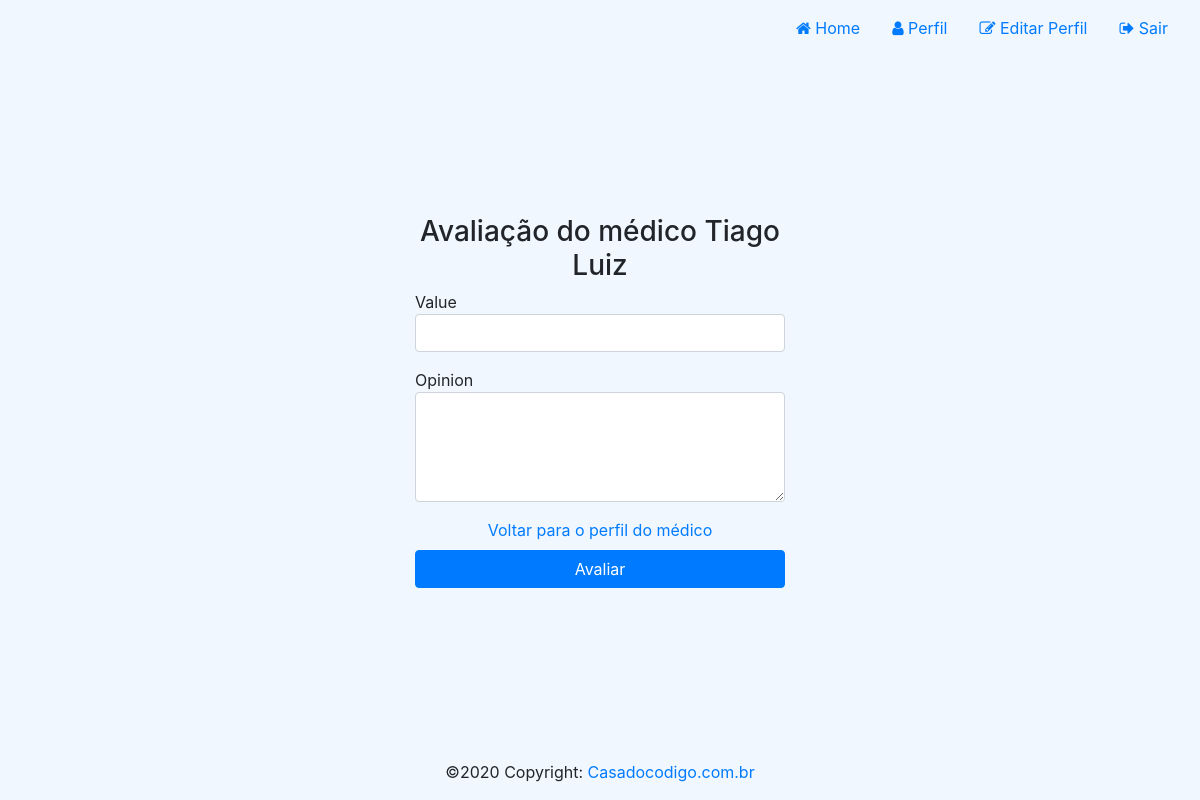
Before: /medic/rating/1 (signed in) with the older database file.
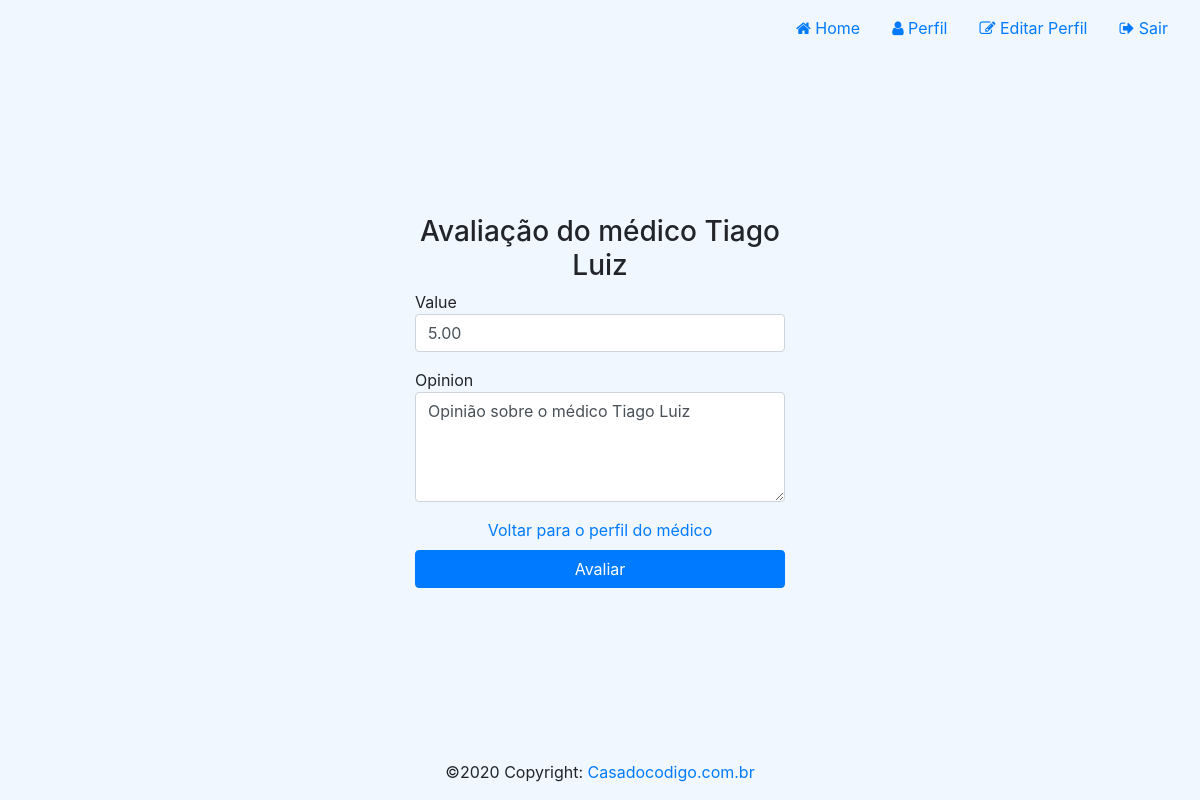
After: the same page with the newer database file.
### medicSearch/models/Rating.py (models this page shows, shortened)
class Rating(models.Model):
    user = models.ForeignKey(User, related_name='avaliou', on_delete=models.CASCADE)
    user_rated = models.ForeignKey(User, related_name='avaliado', on_delete=models.CASCADE)
    value = models.DecimalField(max_digits=5, decimal_places=2)
    opinion = models.TextField(null=True, blank=True)
    status = models.BooleanField(default=True)
    created_at = models.DateTimeField(auto_now_add=True, null=True)
    updated_at = models.DateTimeField(auto_now=True, null=True)

### medicSearch/views/MedicView.py (the view)
@login_required
def rate_medic(request, medic_id=None):
    medic = Profile.objects.filter(user__id=medic_id).first()
    rating = Rating.objects.filter(user=request.user, user_rated=medic.user).first()
    message = None
    initial = {'user': request.user, 'user_rated': medic.user}
    if request.method == 'POST':
        ratingForm = MedicRatingForm(request.POST, instance=rating, initial=initial)
    else:
        ratingForm = MedicRatingForm(instance=rating, initial=initial)
    if ratingForm.is_valid():
        ratingForm.save()
        message = {'type': 'success', 'text': 'Avaliação salva com sucesso'}
    else:
        if request.method == 'POST':
            message = {'type': 'danger', 'text': 'Erro ao salvar avaliação'}
    context = {
        'ratingForm': ratingForm,
        'medic': medic,
        'message': message
    }
    return render(request, template_name='medic/rating.html', context=context, status=200)

### medicSearch/forms/MedicForm.py
class MedicRatingForm(ModelForm):
    class Meta:
        model = Rating
        fields = ['user', 'user_rated', 'value', 'opinion']
        widgets = {
            'user': forms.HiddenInput(),
            'user_rated': forms.HiddenInput(),
            'value': forms.NumberInput(attrs={'class': "form-control"}),
            'opinion': forms.Textarea(attrs={'class': "form-control", "rows": 4}),
        }

### medicSearch/templates/medic/rating.html (shortened to what this page needs)
{% extends "base.html" %}
{% load static %}
{% block styles %}<link rel="stylesheet" href="{% static 'css/home.css' %}">{% endblock %}
{% block content %}
<div id="content">
    <div class="container-fluid">
        <div class="row">
            <form class="col-md-4 col-lg-4 offset-md-4 offset-lg-4" method="POST" action="">
                <h3 class="text-center">Avaliação do médico {{ medic.user.get_full_name }}</h3>
                {% for f in ratingForm %}
                    {% if not f.is_hidden %}
                    <div class="form-group">
                        {{ f.label }}
                        {{ f }}
                    </div>
                    {% else %}
                        {{ f }}
                    {% endif %}
                {% endfor %}
                <a href="/profile/{{ medic.user.id }}" class="text-center mt-2 mb-2" style="display: block;">Voltar para o perfil do médico</a>
                <button type="submit" class="btn btn-primary">Avaliar</button>
            </form>
        </div>
    </div>
</div>
{% endblock %}

Changed rows visible on the page:
added Rating: ratingForm "5.00" "Opinião sobre o médico Tiago Luiz"
